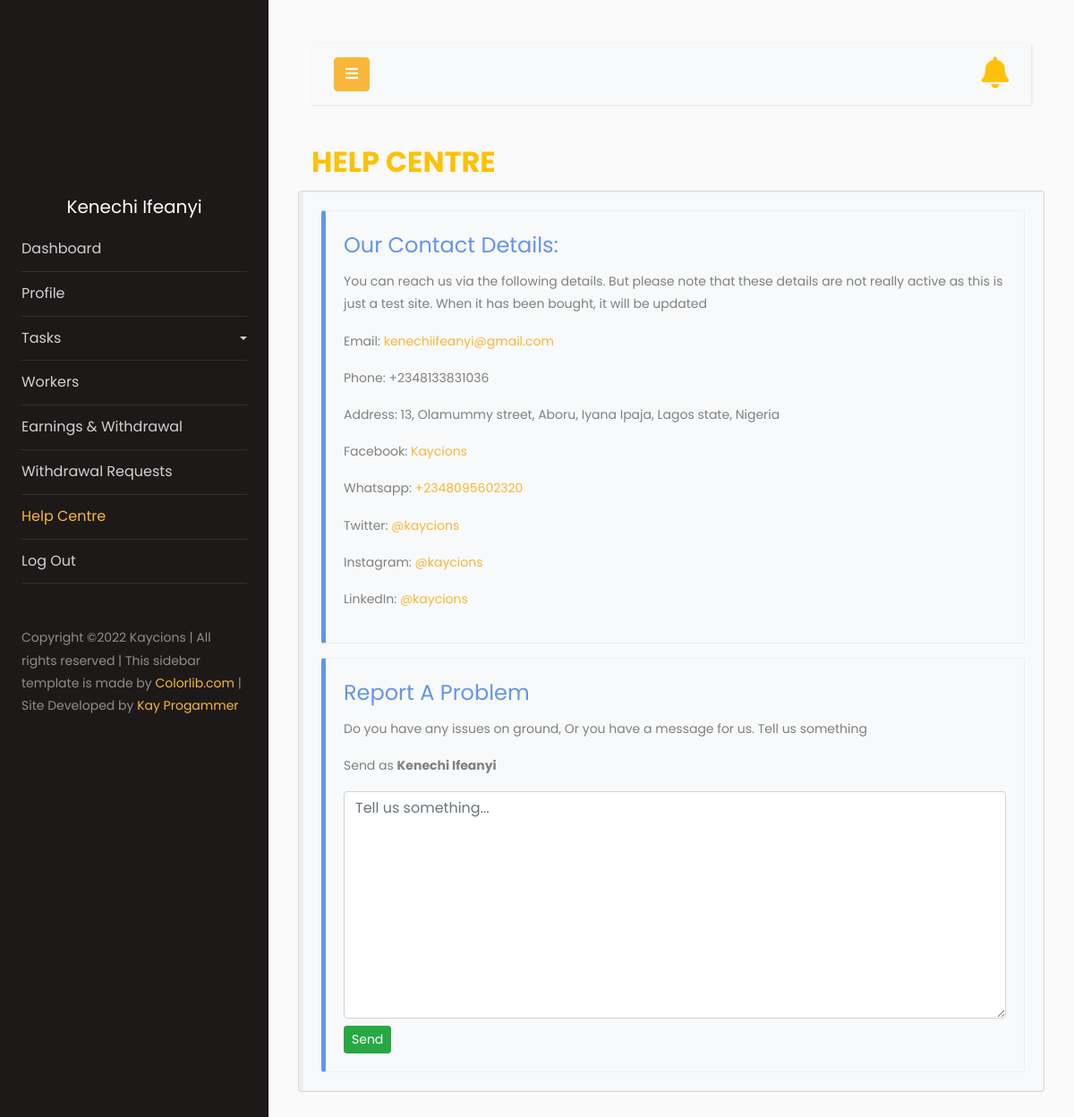
Screenshot of /help_centre/ (signed in) with the database file from the repository.
### task/models.py (models this page shows, shortened)
class User(AbstractUser):
    username = None
    first_name = None
    last_name = None
    USERNAME_FIELD = 'email'
    terms_confirmed = models.BooleanField(null=False, blank=False, default=True)
    email = models.EmailField(_('email address'), max_length=40, help_text='Email', null=True, unique=True)
    full_name = models.CharField(max_length=40, help_text='Full name', null=True)
    is_email_verified = models.BooleanField(default=False, null=True, blank=True)
    REQUIRED_FIELDS = []
    objects = CustomUserManager()

class Worker(models.Model):
    user = models.OneToOneField(settings.AUTH_USER_MODEL, null=True, blank=False, on_delete=models.CASCADE)
    full_name = models.CharField(max_length=40, help_text='Full name', null=True)
    email = models.EmailField(max_length=40, help_text='Email', null=True, unique=True)
    facebook_id = models.CharField(max_length=30, help_text='Facebook ID', null=True, unique=True)
    twitter_id = models.CharField(max_length=30, help_text='Twitter ID', null=True, unique=True)
    instagram_id = models.CharField(max_length=30, help_text='Instagram ID', null=True, unique=True)
    youtube_id = models.EmailField(max_length=40, help_text='Youtube ID', null=True, unique=True)
    paypal_address = models.EmailField(max_length=100, help_text='Paypal Address', null=True, unique=True)
    avatar = models.ImageField(upload_to='avatars/', null=True, blank=True)
    code = models.CharField(max_length=60, blank=True)
    recommended_by = models.ForeignKey(User, on_delete=models.CASCADE, blank=True, null=True, related_name='ref_by')
    date_created = models.DateTimeField(default=today)
    updated = models.DateTimeField(auto_now=True)
    def __str__(self):
        return str(self.full_name)
    @property
    def imageURL(self):
        try:
            url = self.avatar.url
        except:
            url = "https://res.cloudinary.com/kay-development/image/upload/v1643036318/avatars/pro_wqmqw5.png"
        return url

class About(models.Model):
    title = models.CharField(max_length=50, null=True, blank=True)
    text = models.TextField(max_length=8000, null=True, blank=True)
    email = models.EmailField(max_length=50, null=True, blank=True)
    phone = models.CharField(max_length=30, null=True, blank=True)
    whatsapp = models.CharField(max_length=30, null=True, blank=True)
    whatsapp_link = models.URLField(max_length=300, null=True, blank=True)
    address = models.TextField(max_length=400, null=True, blank=True)
    facebook = models.CharField(max_length=700, null=True, blank=True)
    facebook_link = models.URLField(max_length=700, null=True, blank=True)
    twitter = models.CharField(max_length=700, null=True, blank=True)
    twitter_link = models.URLField(max_length=700, null=True, blank=True)
    instagram = models.CharField(max_length=700, null=True, blank=True)
    instagram_link = models.URLField(max_length=700, null=True, blank=True)
    linkedin = models.CharField(max_length=700, null=True, blank=True)
    linkedin_link = models.URLField(max_length=700, null=True, blank=True)

### task/views.py (the view, shortened to what this page needs)
# urls.py: path('help_centre/', views.helpcentre, name="help_centre"),
def helpcentre(request):
    worker = request.user.worker
    about = About.objects.all()
    form = ComplainForm()
    context = {'about':about, 'form':form}
    return render(request, 'task/helpcentre.html', context)

### task/forms.py
class ComplainForm(ModelForm):
    text = forms.CharField(required=True, widget=forms.Textarea(attrs={'class':'form-control mb-2', 'id':'contact', 'placeholder':'Tell us something...'}))
    class Meta:
        model = Complaints
        fields = ['text']

### task/templatetags/custom_tags.py (called while the page is built)
@register.inclusion_tag('task/show_notifications.html', takes_context=True)
def show_notifications(context):
    request_user = context['request'].user
    if not request_user.is_staff:
        worker = Worker.objects.filter(user__is_staff=False).get(user=request_user)
        notifications = Notification.objects.filter(to_worker=worker).exclude(admin__isnull=False).exclude(worker_has_seen=True).order_by('-date')
    else:
        admin = Worker.objects.filter(user__is_staff=True).get(user=request_user)
        notifications = Notification.objects.filter(admin=admin).exclude(worker_has_seen=True).order_by('-date')
    not_count = notifications.count()
    return {'notifications': notifications, 'nc':not_count}

### task/templates/task/helpcentre.html (shortened to what this page needs)
{% extends 'task/sidmain.html' %}
{% load static %}
{% block content %}
<h2 style="font-weight:bold; color:#ffc107;">HELP CENTRE</h2>
{% for a in about %}
<div class="row">
    <div class="card" style="background-color: #f8f9fa;">
        <div class="card-body bs-callout ">
            <div class="bs-callout bs-callout-danger">
                <h4>Our Contact Details:</h4>
                <p>You can reach us via the following details. But please note that these details are not really active as this is just a test site. When it has been bought, it will be updated</p>
                <p>Email: <a href="mailto:{{a.email|default:'#'}}">{{a.email|default:"example@gmail.com"}}</a></p>
                <p>Phone: <a href="tel:{{a.phone|default:'#'}}"></a>{{a.phone}}</p>
                <address>Address: {{a.address}}</address>
                <p>Facebook: <a href="{{a.facebook_link|default:'#'}}">{{a.facebook}}</a></p>
                <p>Whatsapp: <a href="{{a.whatsapp_link|default:'#'}}">{{a.whatsapp}}</a></p>
                <p>Twitter: <a href="{{a.twitter_link|default:'#'}}">{{a.twitter}}</a></p>
                <p>Instagram: <a href="{{a.instagram_link|default:'#'}}">{{a.instagram}}</a></p>
                <p>LinkedIn: <a href="{{a.linkedin_link|default:'#'}}">{{a.linkedin}}</a></p>
            </div>
            <div class="bs-callout bs-callout-danger mt-3">
                <h4>Report A Problem</h4>
                <p>Do you have any issues on ground, Or you have a message for us. Tell us something</p>
                <p>Send as <strong>{{user.worker}}</strong></p>
                <form method="POST">
                    {{form.text}}
                    <button type="submit" class="btn btn-success btn-sm">Send</button>
                </form>
            </div>
        </div>
    </div>
</div>
{% empty %}
<p style="text-align: center; color: blue; font-size: 15px;">There is nothing here yet</p>
{% endfor %}
{% endblock %}

### task/templates/task/sidmain.html (shortened to what this page needs)
{% load static %}
{% load custom_tags %}
<!doctype html>
<html lang="en">
  <head>
		<link rel="stylesheet" href="{% static 'css/side_style.css' %}?{% now "U" %}">
    <link rel="stylesheet" href="https://cdn.jsdelivr.net/npm/sweetalert2@10.10.1/dist/sweetalert2.min.css">
    <link rel="stylesheet" href="https://use.fontawesome.com/releases/v5.12.1/css/all.css">
  </head>
  <body>
		<div class="wrapper d-flex align-items-stretch">
			<nav id="sidebar">
				<div class="p-4 pt-5 ">
		  		<a onclick="window.location='{{user.worker.imageURL}}'" class="img logo rounded-circle mb-5" style="cursor: pointer; background-image: url({{user.worker.imageURL}}); background-position: top;"></a>
          <h5 class="dispname" style="text-align: center; color: white;">{{user.worker.full_name|capfirst}}</h5>
	        <ul class="list-unstyled components mb-5">
              {% url 'dashboard' as dashboard_url %}
	          <li {% if request.path == dashboard_url %}class="active"{% endif %}>
	            <a href="{% url 'dashboard' %}" >Dashboard</a>
	          </li>
	          {% url 'profile' as profile_url %}
            <li {% if request.path == profile_url %}class="active"{% endif %}>
	              <a href="{% url 'profile' %}">Profile</a>
	          </li>
	          <li>
              <a href="#pageSubmenu" data-toggle="collapse" aria-expanded="false" class="dropdown-toggle">{% if user.is_staff %}Tasks{% else %}My Tasks{% endif %}</a>
	          </li>
            {% if user.is_staff %}
            {% url 'workers' as workers_urlll %}
	          <li {% if request.path == workers_urlll %}class="active"{% endif %}>
              <a href="{% url 'workers' %}">Workers</a>
	          </li>
            {% endif %}
            {% url 'withdrawal' as withdrawal_url %}
	          <li {% if request.path == withdrawal_url %}class="active"{% endif %}>
              <a href="{% url 'withdrawal' %}">Earnings & Withdrawal</a>
	          </li>
            {% if user.is_staff %}
            {% url 'withdrawalrequests' as withdrawalrequests_url %}
            <li {% if request.path == withdrawalrequests_url %}class="active"{% endif %}>
              <a href="{% url 'withdrawalrequests' %}">Withdrawal Requests</a>
	          </li>
            {% endif %}
            {% url 'help_centre' as help_centre_url %}
            <li {% if request.path == help_centre_url %}class="active"{% endif %}>
              <a href="{% url 'help_centre' %}">Help Centre</a>
            </li>
            {% url 'logout' as logout_url %}
            <li {% if request.path == logout_url %}class="active"{% endif %}>
              <a href="{% url 'logout' %}">Log Out</a>
            </li>
	        </ul>
	        <div class="footer">
	        	<p>
						  Copyright &copy; Kaycions | All rights reserved | This sidebar template is made  by <a href="https://colorlib.com" target="_blank">Colorlib.com</a> |
              Site Developed by <a target="_blank" href="https://wa.me/2348095602320">Kay Progammer</a>
						  </p>
	        </div>
	      </div>
    	</nav>
        <div id="content" class="p-4 p-md-5">
            <nav class="navbar navbar-expand-lg navbar-light bg-light">
            <div class="container-fluid">
                <button type="button" id="sidebarCollapse" class="btn btn-primary">
                <i class="fa fa-bars"></i>
                </button>
                {% show_notifications %}
            </div>
            </nav>
            {% block content %}
            {% endblock %}
        </div>
    </div>
{% load sweetify %}
  </body>
</html>

### rows the page displays
User: worker.full_name "Kenechi Ifeanyi", worker "Kenechi Ifeanyi"
About: email "kenechiifeanyi@gmail.com", phone "+2348133831036", address "13, Olamummy street, Aboru, Iyana Ipaja, Lagos state, Nigeria", facebook "Kaycions", whatsapp "+2348095602320", twitter "@kaycions", instagram "@kaycions", linkedin "@kaycions"
